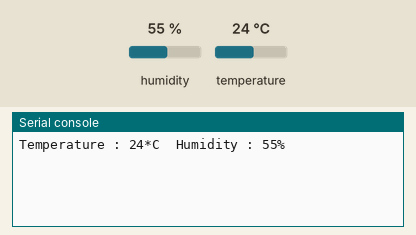
Bench run of a program on a simulated CircuitPython board. Shown: the last lines printed to the serial console. Inputs (shaded band) come from the test bench; at power-on: humidity 55 %, temperature 24 °C.

Above: at 1.2 s.
1.3 s: humidity set to 22 %
At 6.2 s:
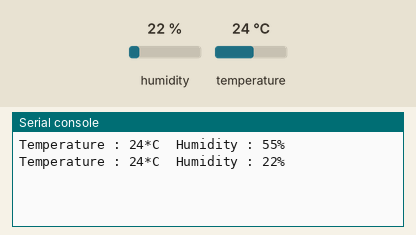
7.6 s: temperature set to 12 °C
At 12.1 s:
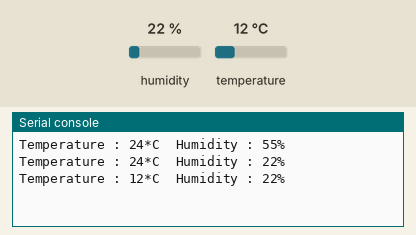
13.9 s: humidity set to 40 %
At 16.8 s:
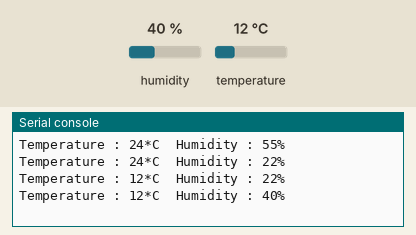
Timing chart, 0 to 18.3 s (numbered marks = the images above; inputs shaded):
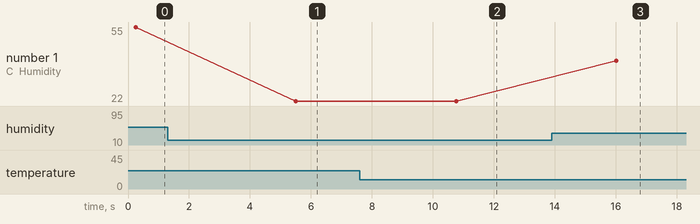

Measured:
- after the input at 1.3 s, the serial console: prints a new line after 4.2 s (image 1)
- after the input at 7.6 s, the serial console: prints a new line after 3.2 s (image 2)
- after the input at 13.9 s, the serial console: prints a new line after 2.1 s (image 3)
- plotted number 1: 55 → 22 after the input at 1.3 s, 22 → 40 after the input at 13.9 s

The program:

newdht.py
```python
import board
import time
import adafruit_dht
dhtDevice = adafruit_dht.DHT11(board.D4)
while(1):
	temp = dhtDevice.temperature
	hum = dhtDevice.humidity
	print("Temperature : {}*C	Humidity : {}%".format(temp,hum))
	time.sleep(5)
```
